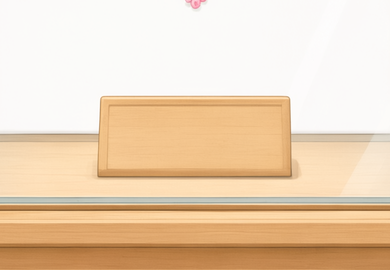
#> input picture production/qa/menu-b19/b24-insitu/b24-context-overview.png, 390 x 270 px, given in place of b22-gt-mask.png, which was not available
$ python b25-checks.py
#> lines starting #> are read from the running program, lines starting #| are printed output that depends on the picture; after the words box and inside, x2 and y2 are one past the last pixel; in counts of white or black regions, pixels touching at a corner belong together; pictures that were not available may be replaced by others from this repository, and a replacement may not be noted
### production/qa/menu-b19/b25-shadow-slice/b19_cutlib.py
#!/usr/bin/env python3
"""B19 共用判据：两条腿（本地 SAM2 / 云端 qwen 指令）必须用同一把尺子量。

三条硬要求各自量化，不靠目测：
  有透视     = 梯形比 = 顶行跨度 / 底行跨度（矩形 1.000；稿实测 0.979）
  有阴影     = 牌体外有影像素、且 alpha 按「相对局部基线的衰减」编码（乘性，非实心块）
  外轮廓平整 = 平边（顶/底）逐列边界偏差；斜边（左/右）先去透视斜率再量残差 RMS 与相邻行跳变
"""
import numpy as np
from PIL import Image

REF = 'games/beads/design/art/shots/menu-showcase-20261010/v1-mainmenu-final.png'
S = 750 / 1520                      # 稿 px → 设计 px
DEV_H = 160                         # 牌高 80 设计 px @2x
DRAFT_TRAP = 0.979                  # 稿上实测梯形比
DRAFT_FACE = (242.0, 195.0, 139.0)  # 稿上牌面中位色
DRAFT_PLATE = (576, 961, 1931, 2094)  # 牌体真值外框（稿 px，含顶描边）


# [86 lines left out: functions flat_h, flat_v, edge_slope, trap_ratio, face_color, shadow_report, not called in this run]


def dil(m, n):
    """四向膨胀 n 次（本环境无 scipy，自写）。

    ⚠ crop 坐标与全图坐标不可直接 `&`：两个尺寸差一个 offset，混用会 broadcast
    崩或静默错位（本仓踩过三次）。调用方先把掩码搬到同一坐标系。
    """
    o = m.copy()
    for _ in range(n):
        d = o.copy()
        d[1:, :] |= o[:-1, :]; d[:-1, :] |= o[1:, :]
        d[:, 1:] |= o[:, :-1]; d[:, :-1] |= o[:, 1:]
        o = d
    return o


def shadow2d(plate, off=(505, 1855), srcx=(380, 560), pad=24, margin=30,
             gate=5.0, sigma=0.6):
    """稿上**二维**实测影层 k（返回与 plate 同尺寸的 crop 坐标 float32）。

    B24 确诊：「底边逐列 + 右下裙边」两个一维剖面形状必错（稿影足迹牌右 1003 px，
    一维只给 322 px），加宽羽化只会把错形状摊得更大。正解是逐像素取稿上投影：
      干净底 = 牌区挖掉后用同一行左侧干净带横向平铺 + 逐行亮度校正（橱窗是横带结构）
      k(x,y) = clip((干净底 − 稿) / 干净底, 0, 1)，只认牌体外、噪门 >gate 灰阶
      牌顶边以上的横带强制归零（稿实测牌上 0 px，且重建底在那里最不准）
      只羽化影层本身（sigma）——先与牌体合并 alpha 再羽化会把牌体 alpha=1 抹到
      牌顶外 1 px，凭空造出一圈假影（实测 373 px）。
    ⚠ k 只在重建域（牌 bbox 外扩 margin）内非零；超出该域的影本函数不给。
    """
    from PIL import ImageFilter
    full = np.asarray(Image.open(REF).convert('RGB')).astype(np.float32)
    H, W = full.shape[:2]
    ch, cw = plate.shape
    Pf = np.zeros((H, W), bool)
    Pf[off[1]:off[1] + ch, off[0]:off[0] + cw] = plate
    ys, xs = np.where(Pf)
    X0, X1, Y0, Y1 = int(xs.min()), int(xs.max()) + 1, int(ys.min()), int(ys.max()) + 1
    m0, m1 = max(0, Y0 - margin), min(H, Y1 + margin)
    n0, n1 = max(0, X0 - margin), min(W, X1 + margin)
    hole = np.zeros((H, W), bool)
    hole[m0:m1, n0:n1] = dil(Pf, pad)[m0:m1, n0:n1]
    clean = full.copy()
    sw = srcx[1] - srcx[0]
    band = full[:, srcx[0]:srcx[1]]
    for y in range(m0, m1):
        idx = np.where(hole[y, n0:n1])[0]
        if len(idx):
            xs_abs = n0 + idx
            clean[y, xs_abs] = band[y, (xs_abs - srcx[0]) % sw]
    for y in range(m0, m1):
        seg = slice(n0, n1)
        keep = ~hole[y, seg]
        if keep.sum() < 20:
            continue
        corr = np.median(full[y, seg][keep], 0) - np.median(clean[y, seg][keep], 0)
        idx = np.where(hole[y, seg])[0]
        clean[y, seg.start + idx] += corr
    Ld, Lc = full.mean(2), clean.mean(2)
    k = np.clip((Lc - Ld) / np.maximum(Lc, 1e-3), 0, 1)
    k = np.where(hole & ~Pf, k, 0.0)
    k = np.where((Lc - Ld) > gate, k, 0.0)
    top = np.zeros((H, W), bool)
    top[m0:Y0, X0:X1] = True
    k = np.where(top, 0.0, k)
    kc = np.zeros((ch, cw), np.float32)
    kc[m0 - off[1]:m1 - off[1], n0 - off[0]:n1 - off[0]] = k[m0:m1, n0:n1]
    if sigma > 0:
        kc = np.asarray(Image.fromarray((np.clip(kc, 0, 1) * 255).astype(np.uint8))
                        .filter(ImageFilter.GaussianBlur(sigma))) / 255.0
        kc = np.where(plate, 0.0, kc)             # 羽化会把 k 漏进牌体，再抹一次
    return kc


# [59 lines left out: function report, not called in this run]

### production/qa/menu-b19/b25-shadow-slice/b25-checks.py
#!/usr/bin/env python3
"""B25 收工自检：管线产物 ≡ B24 的 QA 探针，且乘性编码没在回管线时丢掉。

两条都是断言，跑不过就 exit 1（不靠目测）：
  ① lib.shadow2d(GT) 与 B24 手搓的 `temp/b24-v4-full.png` 牌体外 alpha 逐像素比
     —— 证明「搬进 cutlib」这一步没改算法（容差 1/255，量化误差）。
  ② 定稿资产牌体外**纯影区**（离牌体 3 px 以上）RGB 必须恒 0 —— 乘性编码；
     只要有一处非 0，换底时就会把稿上背景带出来（B24 否掉 ④/⑤ 的同一条理由）。
"""
import os
import sys
import numpy as np
from PIL import Image

sys.path.insert(0, os.path.dirname(os.path.abspath(__file__)))
import b19_cutlib as lib

GT = np.asarray(Image.open('temp/b22-gt-mask.png').convert('L')) > 127
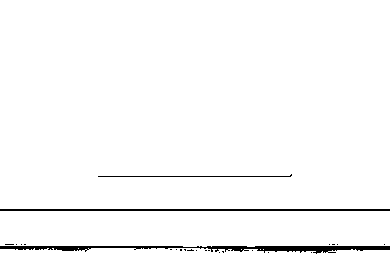
#> GT: shape (270, 390) bool; 97.7% white; 24 black regions (21 under 20 px), largest, box (x1, y1, x2, y2) and area: (0, 246, 390, 254) 1410, (0, 209, 390, 211) 780, (98, 174, 292, 177) 196
k = lib.shadow2d(GT)
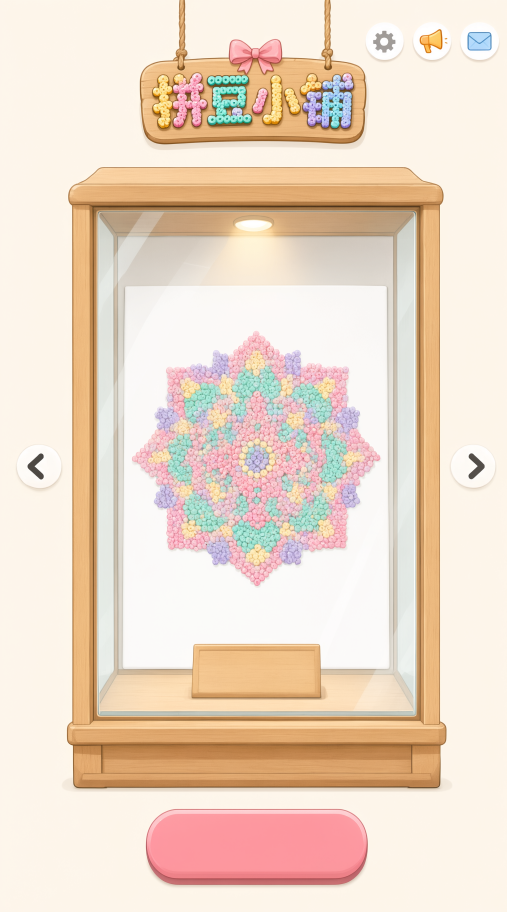
#> input picture games/beads/design/art/shots/menu-showcase-20261010/v1-mainmenu-final.png, 1520 x 2736 px, found by its file name (shown at 1/3 size)
#> in shadow2d, `Pf[off[1]:off[1] + ch, off[0]:off[0] + cw] = plate`:
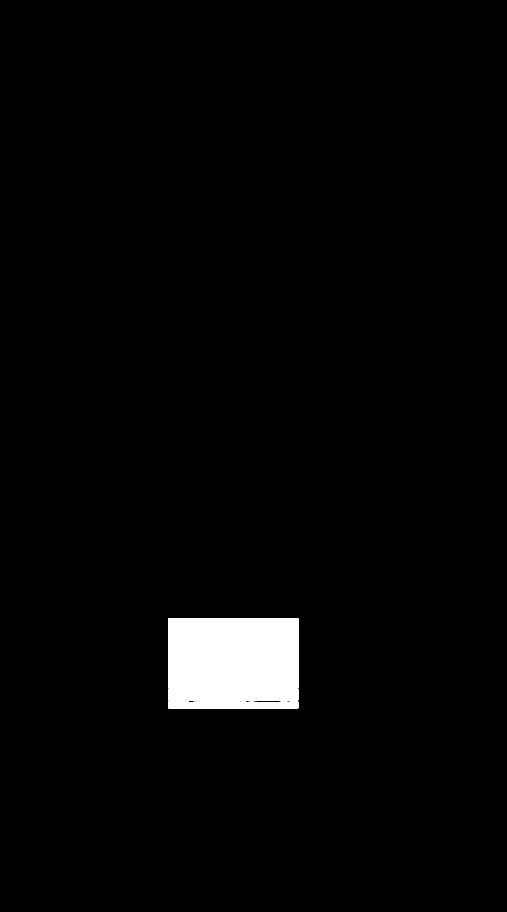
#> Pf: shape (2736, 1520) bool (shown at 1/3 size); 2.5% white; 7 white regions (4 under 20 px), largest, box (x1, y1, x2, y2) and area: (505, 1855, 895, 2064) 81314, (505, 2066, 895, 2102) 13660, (505, 2103, 895, 2125) 7887
#> in shadow2d, `X0, X1, Y0, Y1 = int(xs.min()), int(xs.max()) + 1, int(ys.min()), int(..`: X0 = 505; X1 = 895; Y0 = 1855; Y1 = 2125
#> in shadow2d, `m0, m1 = max(0, Y0 - margin), min(H, Y1 + margin)`: m0 = 1825; m1 = 2155
#> in shadow2d, `n0, n1 = max(0, X0 - margin), min(W, X1 + margin)`: n0 = 475; n1 = 925
#> after the loop in dil, `for _ in range(n):`:
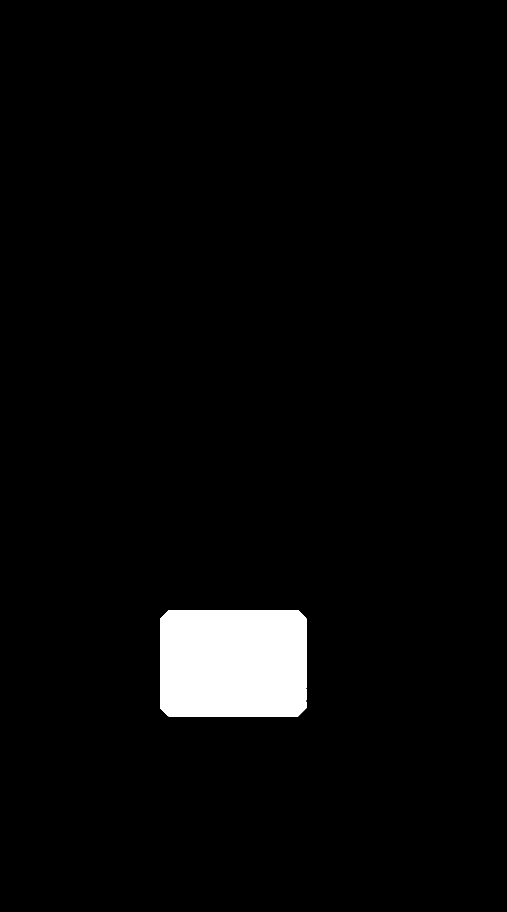
#> d: shape (2736, 1520) bool (shown at 1/3 size); 3.3% white; 1 white region, box (x1, y1, x2, y2) and area: (481, 1831, 919, 2149) 138070
#> in shadow2d, `band = full[:, srcx[0]:srcx[1]]`:
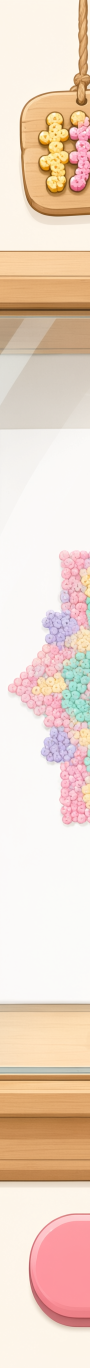
#> band: shape (2736, 180, 3) float32 (shown at 1/2 size); mean R, G, B 236.6, 214.4, 198.6
#> in shadow2d, `Ld, Lc = full.mean(2), clean.mean(2)`:
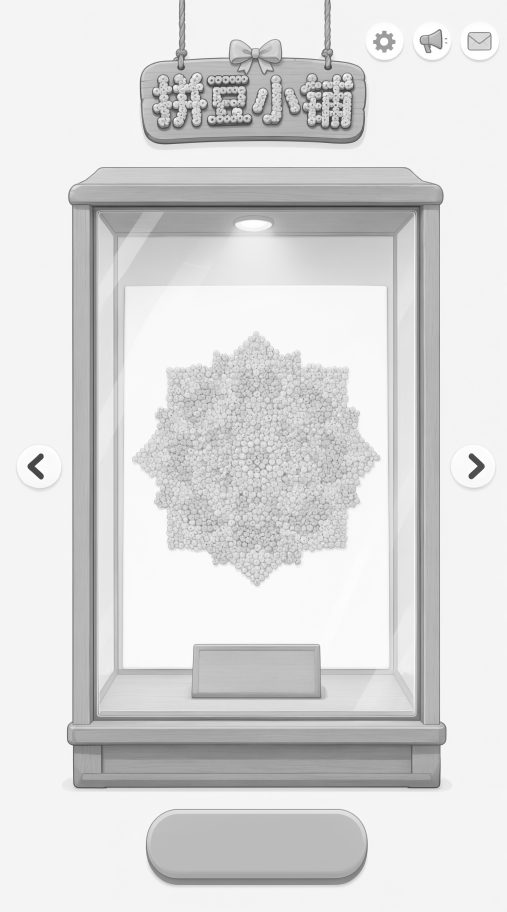
#> Ld: shape (2736, 1520) float32 (shown at 1/3 size); min 41.67, max 255, mean 218.4
#> in shadow2d, `k = np.where(top, 0.0, k)`:
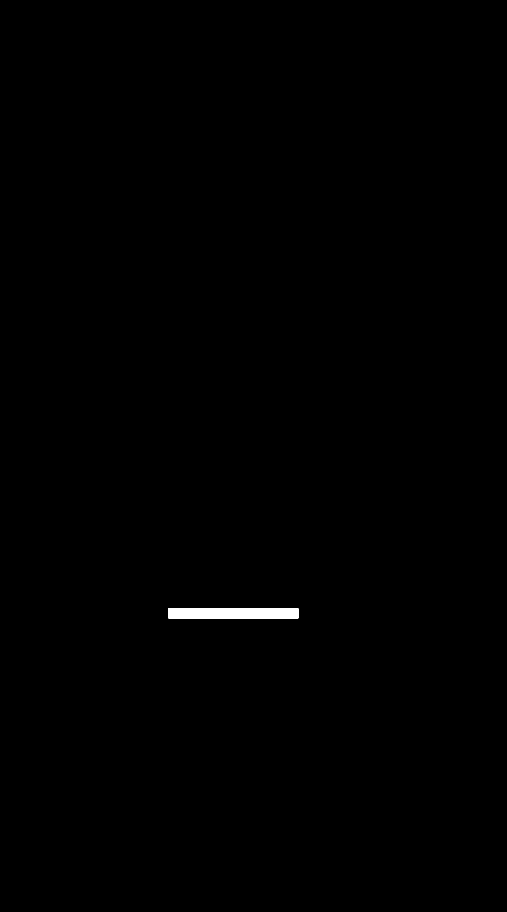
#> top: shape (2736, 1520) bool (shown at 1/3 size); 0.28% white; 1 white region, box (x1, y1, x2, y2) and area: (505, 1825, 895, 1855) 11700
#> (the run stopped early here; a loop or call above may not have finished)
